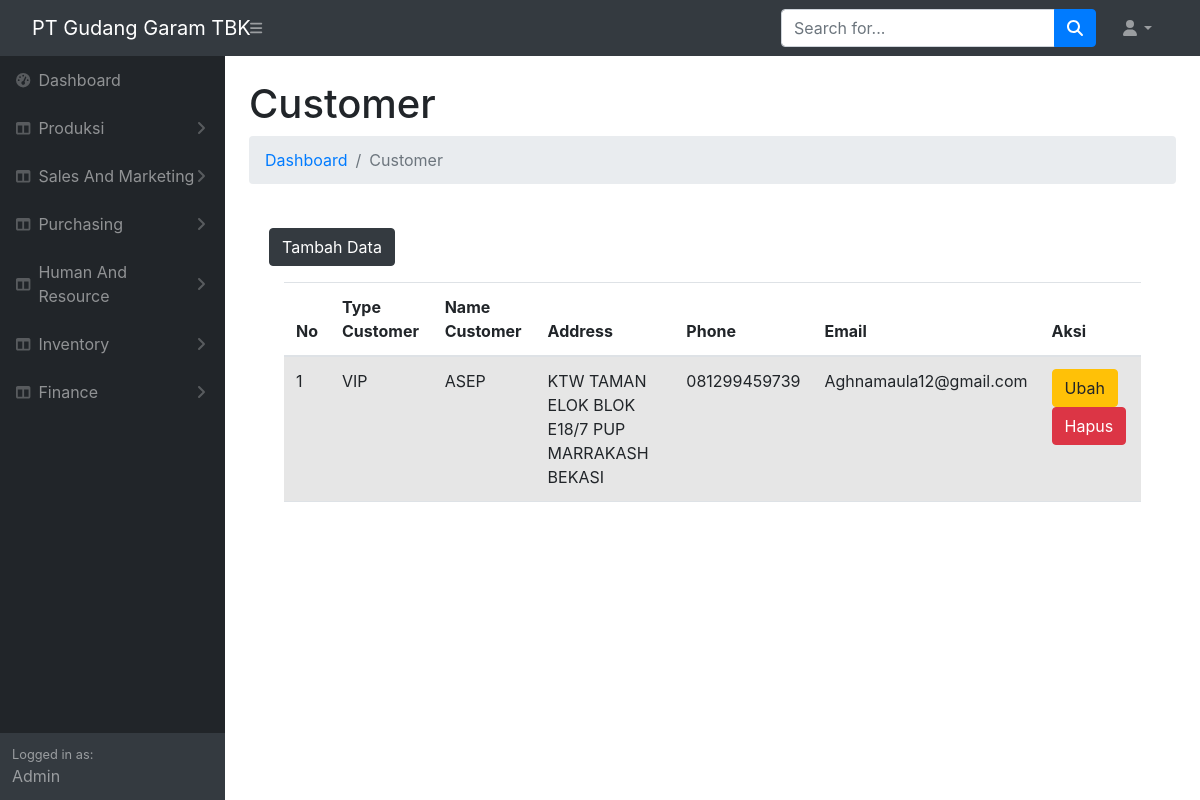
The app's page /produksi/customer.php with its own data.
### tables this page shows
CREATE TABLE `customer` (
  `id_customer` int(25) NOT NULL,
  `type_customer` varchar(25) NOT NULL,
  `name` varchar(50) NOT NULL,
  `address` varchar(100) NOT NULL,
  `phone` varchar(20) NOT NULL,
  `email` varchar(35) NOT NULL
);

### produksi/customer.php (the view, shortened to what this page needs)
<!DOCTYPE html>
<html lang="en">
    <head>
        <link rel="stylesheet" type="text/css" media="screen" href="https://cdn.datatables.net/1.13.1/css/jquery.dataTables.min.css">
    <link rel="stylesheet" type="text/css" media="screen" href="https://cdnjs.cloudflare.com/ajax/libs/twitter-bootstrap/5.2.0/css/bootstrap.min.css">
    <link rel="stylesheet" type="text/css" media="screen" href="https://cdn.datatables.net/1.13.1/css/dataTables.bootstrap5.min.css">
        <link href="https://cdn.jsdelivr.net/npm/simple-datatables@7.1.2/dist/style.min.css" rel="stylesheet" />
        <link href="css/styles.css" rel="stylesheet" />
    </head>
    <body class="sb-nav-fixed">
        <nav class="sb-topnav navbar navbar-expand navbar-dark bg-dark">
            <a class="navbar-brand ps-3" href="index.html">PT Gudang Garam TBK</a>
            <button class="btn btn-link btn-sm order-1 order-lg-0 me-4 me-lg-0" id="sidebarToggle" href="#!"><i class="fas fa-bars"></i></button>
            <form class="d-none d-md-inline-block form-inline ms-auto me-0 me-md-3 my-2 my-md-0">
                <div class="input-group">
                    <input class="form-control" type="text" placeholder="Search for..." aria-label="Search for..." aria-describedby="btnNavbarSearch" />
                    <button class="btn btn-primary" id="btnNavbarSearch" type="button"><i class="fas fa-search"></i></button>
                </div>
            </form>
            <ul class="navbar-nav ms-auto ms-md-0 me-3 me-lg-4">
                <li class="nav-item dropdown">
                    <a class="nav-link dropdown-toggle" id="navbarDropdown" href="#" role="button" data-bs-toggle="dropdown" aria-expanded="false"><i class="fas fa-user fa-fw"></i></a>
                </li>
            </ul>
        </nav>
        <div id="layoutSidenav">
            <div id="layoutSidenav_nav">
                <nav class="sb-sidenav accordion sb-sidenav-dark" id="sidenavAccordion">
                    <div class="sb-sidenav-menu">
                        <div class="nav">
                        <a class="nav-link" href="index.php">
                                <div class="sb-nav-link-icon"><i class="fas fa-tachometer-alt"></i></div>
                                Dashboard
                            </a>
                            <a class="nav-link collapsed" href="#" data-bs-toggle="collapse" data-bs-target="#collapseLayouts" aria-expanded="false" aria-controls="collapseLayouts">
                                <div class="sb-nav-link-icon"><i class="fas fa-columns"></i></div>
                                Produksi
                                <div class="sb-sidenav-collapse-arrow"><i class="fas fa-angle-down"></i></div>
                            </a>
                            <a class="nav-link collapsed" href="#" data-bs-toggle="collapse" data-bs-target="#collapseLayouts" aria-expanded="false" aria-controls="collapseLayouts">
                                <div class="sb-nav-link-icon"><i class="fas fa-columns"></i></div>
                                Sales And Marketing
                                <div class="sb-sidenav-collapse-arrow"><i class="fas fa-angle-down"></i></div>
                            </a>
                        <a class="nav-link collapsed" href="#" data-bs-toggle="collapse" data-bs-target="#collapseLayouts" aria-expanded="false" aria-controls="collapseLayouts">
                            <div class="sb-nav-link-icon"><i class="fas fa-columns"></i></div>
                            Purchasing
                            <div class="sb-sidenav-collapse-arrow"><i class="fas fa-angle-down"></i></div>
                        </a>
                        <a class="nav-link collapsed" href="#" data-bs-toggle="collapse" data-bs-target="#collapseLayouts" aria-expanded="false" aria-controls="collapseLayouts">
                        <div class="sb-nav-link-icon"><i class="fas fa-columns"></i></div>
                            Human And Resource
                            <div class="sb-sidenav-collapse-arrow"><i class="fas fa-angle-down"></i></div>
                            </a>
                        <a class="nav-link collapsed" href="#" data-bs-toggle="collapse" data-bs-target="#collapseLayouts" aria-expanded="false" aria-controls="collapseLayouts">
                            <div class="sb-nav-link-icon"><i class="fas fa-columns"></i></div>
                                Inventory
                                <div class="sb-sidenav-collapse-arrow"><i class="fas fa-angle-down"></i></div>
                                </a>
                        <a class="nav-link collapsed" href="#" data-bs-toggle="collapse" data-bs-target="#collapseLayouts" aria-expanded="false" aria-controls="collapseLayouts">
                            <div class="sb-nav-link-icon"><i class="fas fa-columns"></i></div>
                            Finance
                            <div class="sb-sidenav-collapse-arrow"><i class="fas fa-angle-down"></i></div>
                        </a>
                        <!DOCTYPE html>
                        <html lang="en">
                        <head>
                            <link href="https://stackpath.bootstrapcdn.com/bootstrap/4.5.2/css/bootstrap.min.css" rel="stylesheet">
                        </head>
                        <body>
                        </body>
                        </html>
                        </div>
                    </div>
                    <div class="sb-sidenav-footer">
                        <div class="small">Logged in as:</div>
                        Admin
                    </div>
                </nav>
            </div>
            <div id="layoutSidenav_content">
            <main>
                    <div class="container-fluid px-4">
                        <h1 class="mt-4">Customer</h1>
                        <ol class="breadcrumb mb-4">
                            <li class="breadcrumb-item"><a href="index.html">Dashboard</a></li>
                            <li class="breadcrumb-item active">Customer</li>
                        </ol>
            <div class="card-body">
                <button type="button" class="btn btn-dark mb-3" data-bs-toggle="modal" data-bs-target="#modaldaftar">
                    Tambah Data
                </button>
                <div class="container">
    <table id="export" class="table table-striped" style="width:100%">
        <thead>
            <tr>
                <th>No</th>
                <th>Type Customer</th>
                <th>Name Customer</th>
                <th>Address</th>
                <th>Phone</th>
                <th>Email</th>
                <th>Aksi</th>
            </tr>
        </thead>
        <tbody>
            <?php
            include "koneksi/koneksi.php";
            $no = 1;
            $tampil = mysqli_query($koneksi, "SELECT * FROM customer ORDER BY id_customer DESC");
            while ($data = mysqli_fetch_array($tampil)) {
                echo "<tr>
                <td>".$no."</td>
                <td>".$data['type_customer']."</td>
                <td>".$data['name']."</td>
                <td>".$data['address']."</td>
                <td>".$data['phone']."</td>
                <td>".$data['email']."</td>
                <td>
                    <a href='#' class='btn btn-warning' data-bs-toggle='modal' data-bs-target='#modalubah".$no."'>Ubah</a>
                    <a href='#' class='btn btn-danger' data-bs-toggle='modal' data-bs-target='#modalhapus".$no."'>Hapus</a>
                </td>
                </tr>";
                $no++;
            }
            ?>
        </tbody>
    </table>
</div>
            </div>
        </div>
    </div>
  </body>
</html>

### records on screen
customer: type_customer "VIP", name "ASEP", address "KTW TAMAN ELOK BLOK E18/7 PUP MARRAKASH BEKASI", phone "081299459739", email "Aghnamaula12@gmail.com"
